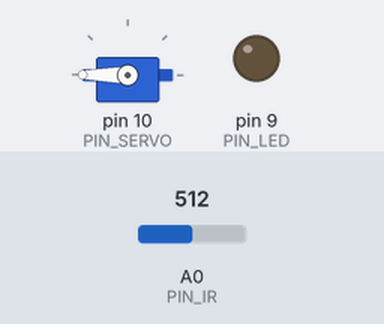
Bench run of a sketch on a simulated Arduino Uno, built with avr-gcc and run on an emulated ATmega328P. On the bench: servo, output pins drawn as LEDs (lit = HIGH). The inputs (shaded band) are chosen by the test bench; at power-on: A0 (PIN_IR) = 512. What the sketch prints to the serial monitor is not drawn.

Above: at 0.05 s.
Timing chart, 0 to 3.0 s (numbered marks = the images above):
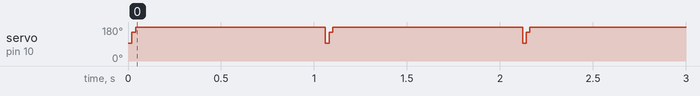

The sketch:

23_D_20203153.ino
```cpp
#include <Servo.h>

/////////////////////////////
// Configurable parameters //
/////////////////////////////

// Arduino pin assignment
#define PIN_LED 9                            // [1234] LED를 아두이노의 GPIO 9번 핀에 연결
#define PIN_SERVO 10    //[3152] 서보모터를 아두이노의 10번 핀에 연결
#define PIN_IR A0     //[3158] IR센서를 아두이노의 A0 핀에 연결

// Framework setting
#define _DIST_TARGET 255  //[3166]목표로 하는 탁구공 중심 위치까지 거리255mm로 고정
#define _DIST_MIN 100   //[3164] 최소 측정 거리 100mm로 고정
#define _DIST_MAX 410   // [3401] 측정 거리의 최댓값를 410mm로 설정

#define _IR_RAW_MIN 68
#define _IR_RAW_MAX 325

// Distance sensor
#define _DIST_ALPHA 0.6  // [3162] ema 필터의 alpha 값을 0.0으로 설정

// Servo range
#define _DUTY_MIN 1230    //[3148]  서보의 가동 최소 각도(0)
#define _DUTY_NEU 1510      //[3150] servo neutral position (90 degree)
#define _DUTY_MAX 1770                // [3169] 서보의 최대 가동 각도(180º)

// Servo speed control
#define _SERVO_ANGLE 30   //[3159] 서보의 각도(30º)
//[3150] 레일플레이트가 사용자가 원하는 가동범위를 움직일때, 이를 움직이게 하는 서보모터의 가동범위
#define _SERVO_SPEED 2000             //[3147]  서보 속도를 30으로 설정

// Event periods
#define _INTERVAL_DIST 20   // [3153] Distance Sensing을 20(ms) 마다 실행한다.
#define _INTERVAL_SERVO 20 // [3401] 서보를 20ms마다 조작하기
#define _INTERVAL_SERIAL 100  // [3151] 시리얼 0.1초 마다 업데이트

// PID parameters
#define _KP 0 // 0.45       // [3158] 비례상수 설정
#define _KD 50               // 미분상수
#define _KI 0               // 적분상수

//////////////////////
// global variables //
//////////////////////

// Servo instance
Servo myservo;  // [3153] Servo를 제어할 Object를 생성해 준다
// Distance sensor
float dist_target; // location to send the ball
float dist_raw, dist_ema;    //[3160] 실제 거리측정값과 ema필터를 적용한 값을 저장할 변수

// Event periods
unsigned long last_sampling_time_dist, last_sampling_time_servo, last_sampling_time_serial; // [3162] 거리, 서보, 시리얼에 대한 마지막 샘플링 시간을 나타내는 변수
bool event_dist, event_servo, event_serial; // [5283] 거리센서, 서보, 시리얼 모니터의 발생을 지시하는 변수

// Servo speed control
int duty_chg_per_interval;    //[3167] 주기동안 duty 변화량 변수
int duty_target, duty_curr;    // [3157] 서보의 목표위치와 서보에 실제로 입력할 위치

// PID variables
float error_curr, error_prev, control, pterm, dterm, iterm; // [3401] 비례 제어를 위한 전에 측정한 오차, 새로 측정한 오차 값, 비례항, 적분항, 미분항 변수


void setup() {
// initialize GPIO pins for LED and attach servo
  pinMode(PIN_LED, OUTPUT);  // [3155] LED 핀 설정
  myservo.attach(PIN_SERVO);  // [3155] Servo 핀 설정
// initialize global variables
  last_sampling_time_dist = last_sampling_time_servo = last_sampling_time_serial = 0; // [3155] 샘플링 시각 기록 변수 초기화
  event_dist = event_servo = event_serial = false;  // [3155] 이벤트 bool값 초기화
  dist_target = _DIST_TARGET; // [3147] 목표지점 변수 초기화

  duty_curr = _DUTY_NEU;

  error_curr = error_prev = _DIST_TARGET;


// move servo to neutral position
  myservo.writeMicroseconds(_DUTY_NEU); // [3147] 서보를 중간으로 이동
// initialize serial port
  Serial.begin(57600);                          // [3169] 57600 보드레이트로 아두이노와 통신
// convert angle speed into duty change per interval.
  duty_chg_per_interval = int((_DUTY_MAX - _DUTY_MIN) * (_SERVO_SPEED /  _SERVO_ANGLE) * (float(_INTERVAL_SERVO) / 1000.0));
  //[3159] 서보 각속도에 맞추어 센서 인식 간격 변경? [3150] 서보의 각속도를 원하는 Angle로 나누어 interval을 설정한다.
}


void loop() {
/////////////////////
// Event generator // [3155] 설정된 주기마다 이벤트 생성
/////////////////////
unsigned long time_curr = millis();
  if(time_curr >= last_sampling_time_dist + _INTERVAL_DIST) {
        last_sampling_time_dist += _INTERVAL_DIST;
        event_dist = true;
  }
  if(time_curr >= last_sampling_time_servo + _INTERVAL_SERVO) {
        last_sampling_time_servo += _INTERVAL_SERVO;
        event_servo = true;
  }
  if(time_curr >= last_sampling_time_serial + _INTERVAL_SERIAL) {
        last_sampling_time_serial += _INTERVAL_SERIAL;
        event_serial = true;
  }


////////////////////
// Event handlers //
////////////////////

  if(event_dist) {
    event_dist = false;
    // get a distance reading from the distance sensor
    dist_raw = ir_distance();

    dist_raw = map(dist_raw, _IR_RAW_MIN, _IR_RAW_MAX, _DIST_MIN, _DIST_MAX);

    dist_ema = ir_distance_filtered();  // [3157] 적외선 센서로 측정한 값에 필터를 적용한 값

    // PID control logic
    error_curr = _DIST_TARGET - dist_ema; // [3158] 목표값 에서 현재값을 뺀 값이 오차값

    // P control
    pterm = _KP * error_curr;

    // D control
    dterm = _KD * (error_curr - error_prev);

    // I control
    iterm = _KI * 0;

    // PID control
    control = pterm + dterm;

    // duty_target = f(duty_neutral, control)
    duty_target = _DUTY_NEU + control;

    // keep duty_target value within the range of [_DUTY_MIN, _DUTY_MAX]
    if (duty_target < _DUTY_MIN) {
      duty_target = _DUTY_MIN;  // duty_target < _DUTY_MIN 일 때 duty_target 를 _DUTY_MIN 로 고정
    } else if (duty_target > _DUTY_MAX) {
      duty_target = _DUTY_MAX; // duty_target > _DUTY_MAX 일 때 duty_target 를 _DUTY_MAX 로 고정
    }  // [3153] [_DUTY_MIN, _DUTY_MAX] 로 서보의 가동범위를 고정하기 위한 최소한의 안전장치

    // update error_prev
    error_prev = error_curr;
  }

  if(event_servo) {
    event_servo = false; // [3153] servo EventHandler Ticket -> false

    // adjust duty_curr toward duty_target by duty_chg_per_interval
    if(duty_target > duty_curr) {
      duty_curr += duty_chg_per_interval;
      if(duty_curr > duty_target) duty_curr = duty_target;
    } else {
      duty_curr -= duty_chg_per_interval;
      if(duty_curr < duty_target) duty_curr = duty_target;
    }
    //[3166] 서보가 현재위치에서 목표위치에 도달할 때까지 duty_chg_per_interval값 마다 움직임(duty_curr에 duty_chg_per_interval값 더하고 빼줌)

    // update servo position
    myservo.writeMicroseconds(duty_curr);   //[3166]위에서 바뀐 현재위치 값을 갱신
  }

  if(event_serial) {
    event_serial = false; // [3153] serial EventHandler Ticket -> false
    Serial.print("dist_ir:");
    Serial.print(dist_raw);
    Serial.print(",dterm:");
    Serial.print(map(dterm,-1000,1000,510,610));
    Serial.print(",duty_target:");
    Serial.print(/* duty_target */ map(duty_target,1000,2000,410,510));
    Serial.print(",duty_curr:");
    Serial.print(/* duty_curr */ map(duty_curr,1000,2000,410,510));
    Serial.println(",Min:100,Low:200,dist_target:255,High:310,Max:410");
  }
}

float ir_distance(void){ // return value unit: mm
  float val;
  float volt = float(analogRead(PIN_IR));
  val = ((6762.0/(volt-9.0))-4.0) * 10.0;
  return val;         // [3150] 적외선 센서를 통해 거리를 return시킨다.
}

float ir_distance_filtered(void){ // return value unit: mm
  // return dist_raw;
  return _DIST_ALPHA * ir_distance() + (1 - _DIST_ALPHA) * dist_raw;
}
```

Measured:
- by itself, servo on pin 10 (PIN_SERVO): repeats every 1.1 s: 180° 1.0 s, 94° 0.02 s, 152° 0.02 s
